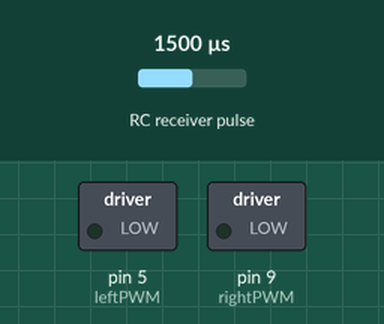
Bench run of a sketch on a simulated Arduino Uno, built with avr-gcc and run on an emulated ATmega328P. Shown: switched loads named in the sketch (green lamp = pin HIGH). Wiring (inferred from the names in the program): RC receiver channel: data pin 2. The inputs (shaded band) are chosen by the test bench; at power-on: RC receiver pulse 1500 µs.

Above: at 1.2 s.
1.3 s: RC receiver pulse (sensor on pin 2) set to 1750 µs
At 2.5 s:
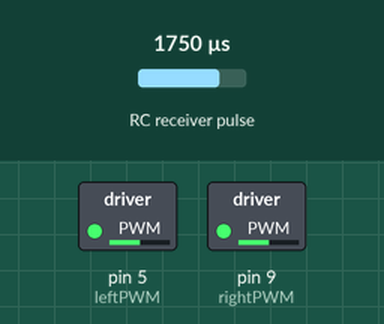
2.8 s: RC receiver pulse (sensor on pin 2) set to 1980 µs
At 3.8 s:
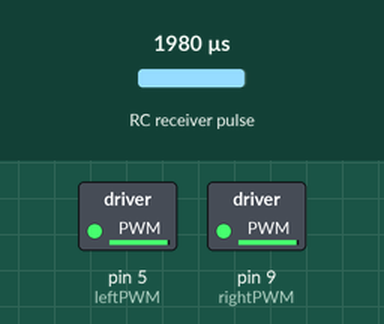
Timing chart, 0 to 5.8 s (numbered marks = the images above; inputs shaded):
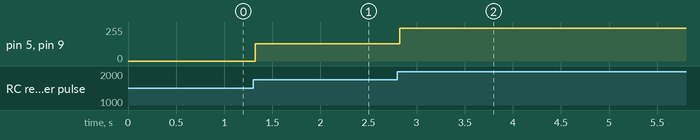

Measured:
- after the input at 1.3 s, pin 5 (leftPWM), pin 9 (rightPWM): 0/255 → 128/255 at once
- after the input at 2.8 s, pin 5 (leftPWM), pin 9 (rightPWM): 128/255 → 245/255 at once

The sketch:

FINAL_RC_CAR.ino
```cpp
// Tug-of-War Bot (Forward Only)
// Receiver CH1 -> Arduino D2
// IBT-2 #1 (Left motors):  RPWM -> D5
// IBT-2 #2 (Right motors): RPWM -> D9
// LPWM tied to GND, R_EN + L_EN tied to 5V

int ch1Pin = 2;     // Receiver Channel 1 signal
int leftPWM = 5;    // Left side motors forward
int rightPWM = 9;   // Right side motors forward

int ch1Value = 0;

void setup() {
  pinMode(ch1Pin, INPUT);
  pinMode(leftPWM, OUTPUT);
  pinMode(rightPWM, OUTPUT);

  // Start with motors off
  analogWrite(leftPWM, 0);
  analogWrite(rightPWM, 0);
}

void loop() {
  // Read PWM signal from receiver (1000-2000 µs typical)
  ch1Value = pulseIn(ch1Pin, HIGH, 25000); // timeout 25ms

  if (ch1Value > 1500) {
    // Stick forward → run motors
    int speed = map(ch1Value, 1500, 2000, 0, 255); // scale to PWM
    analogWrite(leftPWM, speed);
    analogWrite(rightPWM, speed);
  }
  else {
    // Stick center/back → stop motors
    analogWrite(leftPWM, 0);
    analogWrite(rightPWM, 0);
  }
}
```
